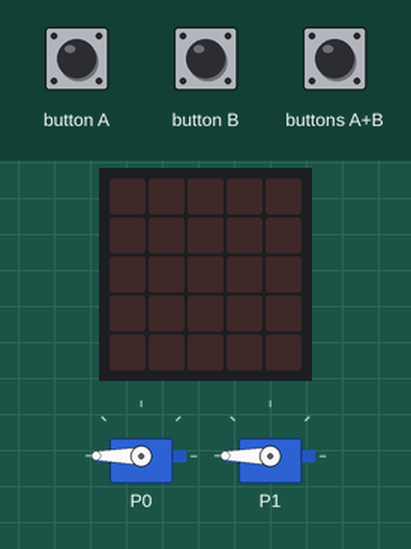
Recording of a program running on a simulated BBC micro:bit (MakeCode). Parts: 2 × servo, the board's 5×5 LED display. Inputs (shaded band) come from the test bench.

Above: at 1.2 s.
1.3 s: buttons A+B pressed for 0.15 s
At 2.2 s:
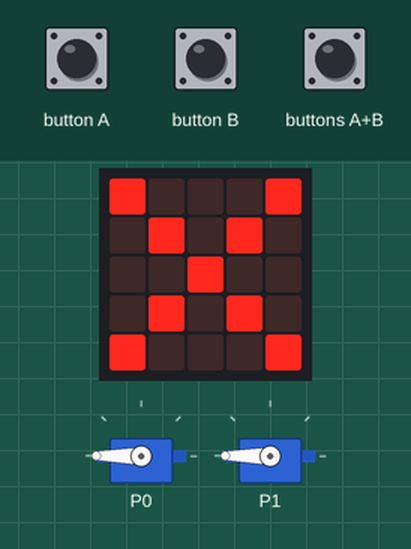
4.4 s: buttons A+B pressed for 1 s
Timing chart, 0 to 7.4 s (numbered marks = the images above; inputs shaded):
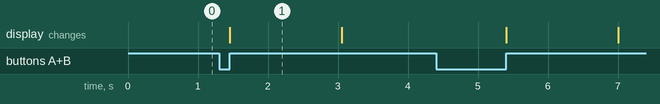

The program:

main.ts
```typescript
input.onButtonPressed(Button.A, function () {
    ingetypt = "" + ingetypt + "A"
})
input.onButtonPressed(Button.AB, function () {
    if (wachtwoord == ingetypt) {
        basic.showIcon(IconNames.Yes)
        pins.servoWritePin(AnalogPin.P0, 0)
        pins.servoWritePin(AnalogPin.P1, 0)
    } else {
        basic.showIcon(IconNames.No)
    }
    basic.pause(1000)
    basic.clearScreen()
})
input.onButtonPressed(Button.B, function () {
    ingetypt = "" + ingetypt + "B"
})
let ingetypt = ""
let wachtwoord = ""
pins.servoWritePin(AnalogPin.P0, 180)
pins.servoWritePin(AnalogPin.P1, 180)
wachtwoord = "ABA"
ingetypt = ""
```

test.ts
```typescript
// tests gaan hier; deze zal niet worden gecompileerd wanneer dit pakket wordt gebruikt als extensie.
```

Measured:
- after the input at 1.3 s, the display: changes after 0.15 s (image 1)
- what the display in image 1 shows lasts 1.6 s, from 1.5 s to 3.1 s
